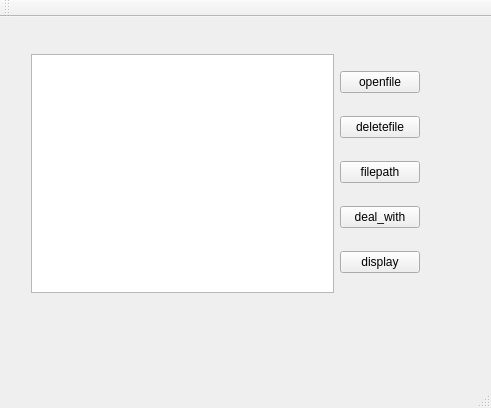
<?xml version="1.0" encoding="UTF-8"?>
<ui version="4.0">
 <class>MainWindow</class>
 <widget class="QMainWindow" name="MainWindow">
  <property name="geometry">
   <rect>
    <x>0</x>
    <y>0</y>
    <width>491</width>
    <height>408</height>
   </rect>
  </property>
  <property name="windowTitle">
   <string>MainWindow</string>
  </property>
  <widget class="QWidget" name="centralWidget">
   <widget class="QWidget" name="layoutWidget">
    <property name="geometry">
     <rect>
      <x>20</x>
      <y>26</y>
      <width>411</width>
      <height>261</height>
     </rect>
    </property>
    <layout class="QHBoxLayout" name="horizontalLayout">
     <item>
      <widget class="QTextBrowser" name="dis_mainwindow"/>
     </item>
     <item>
      <layout class="QVBoxLayout" name="verticalLayout">
       <item>
        <widget class="QPushButton" name="openfile">
         <property name="text">
          <string>openfile</string>
         </property>
        </widget>
       </item>
       <item>
        <widget class="QPushButton" name="deletefile">
         <property name="text">
          <string>deletefile</string>
         </property>
        </widget>
       </item>
       <item>
        <widget class="QPushButton" name="inputfilepath">
         <property name="text">
          <string>filepath</string>
         </property>
        </widget>
       </item>
       <item>
        <widget class="QPushButton" name="deal_with">
         <property name="text">
          <string>deal_with</string>
         </property>
        </widget>
       </item>
       <item>
        <widget class="QPushButton" name="display">
         <property name="text">
          <string>display</string>
         </property>
        </widget>
       </item>
      </layout>
     </item>
    </layout>
   </widget>
  </widget>
  <widget class="QMenuBar" name="menuBar">
   <property name="geometry">
    <rect>
     <x>0</x>
     <y>0</y>
     <width>491</width>
     <height>23</height>
    </rect>
   </property>
  </widget>
  <widget class="QToolBar" name="mainToolBar">
   <attribute name="toolBarArea">
    <enum>TopToolBarArea</enum>
   </attribute>
   <attribute name="toolBarBreak">
    <bool>false</bool>
   </attribute>
  </widget>
  <widget class="QStatusBar" name="statusBar"/>
 </widget>
 <layoutdefault spacing="6" margin="11"/>
 <resources/>
 <connections/>
</ui>
